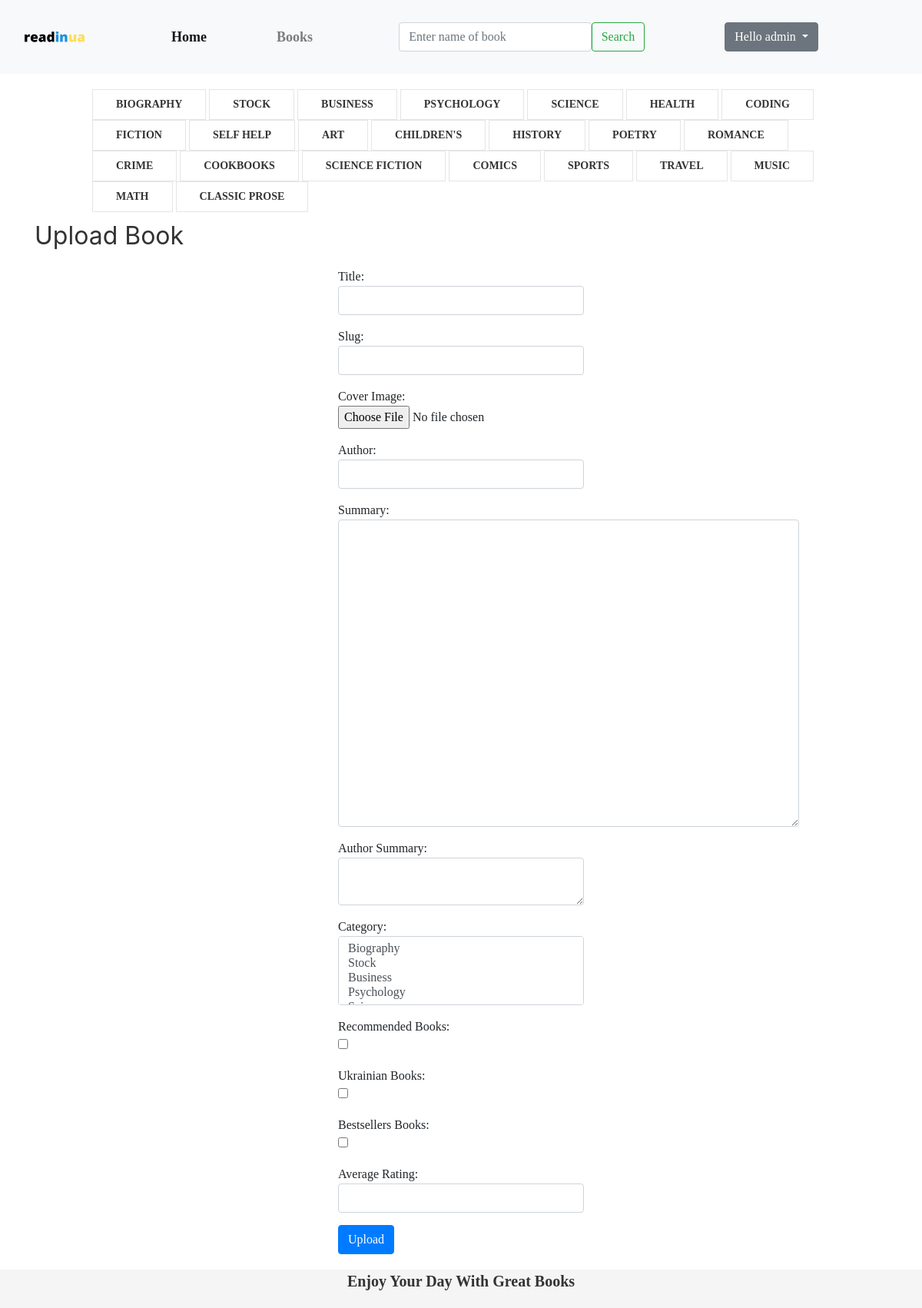
Page /book/upload-book/ (signed in) on the committed database.
### courseapp/models.py (models this page shows, shortened)
class Category(models.Model):
    name = models.CharField('Categories', max_length=50)
    slug = models.SlugField(max_length=50)

### courseapp/views.py (the view)
# urls.py: path('upload-book/', upload_book, name='upload_book'),
@login_required(login_url='login')
def upload_book(request):
    if request.method == 'POST':
        form = BookForm(request.POST, request.FILES)
        if form.is_valid():
            book = form.save(commit=False)
            book.save()
            form.save_m2m()
            print("Uploaded book data:")
            print("Title:", book.title)
            print("Cover Image:", book.cover_image)
            print("Author:", book.author)
            return redirect(reverse('book_detail', kwargs={'slug': book.slug}))
    else:
        form = BookForm()
    return render(request, 'upload_book.html', {'form': form})

### courseapp/forms.py
class BookForm(forms.ModelForm):
    class Meta:
        model = Book
        fields = ['title','slug', 'cover_image', 'author', 'summary',
                  'author_summary', 'category', 'recommended_books',
                  'ukrainian_books', 'bestsellers_books', 'average_rating']

### courseapp/context_processors.py (called while the page is built)
def category_links(request):
    category = Category.objects.all()
    return {'categories': category}

def book_search(request):
    search_form = BookSearchForm
    if request.method == 'POST':
        search_form = BookSearchForm(request.POST)
        if search_form.is_valid():
            search_form.save()
    return{'search_form': search_form}

### courseapp/templates/upload_book.html (shortened to what this page needs)
{% extends 'base.html' %}
{% block content %}
<div class="container">
  <h2>Upload Book</h2>
  <form method="post" enctype="multipart/form-data" action="{% url 'upload_book' %}">
    {% include 'upload_book_form.html' %}
  </form>
</div>
{% endblock %}

### templates/base.html (shortened to what this page needs)
{% load static %}
<!DOCTYPE html>
<html lang="en">
<head>
    <link rel = 'stylesheet' href ="{% static 'bootstrap/css/bootstrap.min.css' %}">
    <link rel = 'stylesheet' href ="{% static 'css/style.css' %}">
    <link rel = 'stylesheet' href ="{% static 'css/register.css' %}">
    <link rel = 'stylesheet' href ="{% static 'css/style.css' %}">
    <link rel = 'stylesheet' href ="{% static 'css/home.css' %}">
    <link rel = 'stylesheet' href ="{% static 'css/book_detail.css' %}">
    <link rel = 'stylesheet' href = "{% static 'uikit/css/uikit.css' %}">
</head>
<body>
  <nav class="navbar navbar-expand-lg navbar-light bg-light">
    <div class="container-fluid">
      <div id = 'logo'>
        <img src = "{% static 'img/readinua.png' %}">
      </div>
      <div class="collapse navbar-collapse" id="navbarSupportedContent" >
        <ul class="navbar-nav me-auto mb-2 mb-lg-0">
          <li class="nav-item">
            <a class="nav-link active" aria-current="page" href="{% url 'home' %}">Home</a>
          </li>
          <li class="nav-item">
            <a class="nav-link" href="{% url 'all_books' %}">Books</a>
          </li>
        </ul>
        <form class="d-flex" method = 'POST' action = "{% url 'book_search' %}" style="margin: 0px ;">
          {{search_form.name_of_book}}
          <button class="btn btn-outline-success" type="submit">Search</button>
        </form>
      <div style = 'width: auto; display: flex'>
        {% if user.is_authenticated and user.profile.is_editor %}
         <div class="dropdown">
          <button class="btn btn-secondary dropdown-toggle" type="button" id="dropdownMenuButton1" data-bs-toggle="dropdown" aria-expanded="false">
            Hello {{user.username}}
          </button>
          <ul class="dropdown-menu" aria-labelledby="dropdownMenuButton1">
            <li><a class="dropdown-item" href="{% url 'upload_book' %}">Upload Book</a></li>
            <li><a class="dropdown-item" href="{% url 'my_favorite_books' %}">My list</a></li>
            <li><a class="dropdown-item" href="{% url 'logout' %}">Logout</a></li>
          </ul>
        </div>
        {% elif user.is_authenticated %}
         <div class="dropdown">
          <button class="btn btn-secondary dropdown-toggle" type="button" id="dropdownMenuButton1" data-bs-toggle="dropdown" aria-expanded="false">
            Hello {{user.username}}
          </button>
        </div>
        {% else %}
          <a class="nav-link" href="{% url 'register' %}">
            <button type="button" class="btn btn-outline-primary">Sign Up</button></a>
            <a class="nav-link" href="{% url 'login' %}">
              <button type="button" class="btn btn-outline-success">Login</button>
            </a>
      {% endif %}
      </div>
      </div>
    </div>
  </nav>
      <p uk-margin style = "width: 80%; margin: auto; margin-top: 20px">
        {% for category in categories %}
        <a class="uk-button uk-button-default" href="{% url 'category_detail' category.slug %}"><strong>{{category.name}}</strong></a>
        {% endfor %}
    </p>
{% block content %}{% endblock %}
    <footer>
        <h4><strong>Enjoy Your Day With Great Books</strong></h4>
    </footer>
</body>
</html>

### courseapp/templates/upload_book_form.html (shortened to what this page needs)
<form method="post" enctype="multipart/form-data" action="{% url 'upload_book' %}">
  <div class="form-group">
    <label for="title">Title:</label>
    <input type="text" class="form-control" id="title" name="title" required>
  </div>
  <div class="form-group">
    <label for="slug">Slug:</label>
    <input type="text" class="form-control" id="slug" name="slug" required>
  </div>
  <div class="form-group">
    <label for="cover_image">Cover Image:</label>
    <input type="file" class="form-control-file" id="cover_image" name="cover_image">
  </div>
  <div class="form-group">
    <label for="author">Author:</label>
    <input type="text" class="form-control" id="author" name="author" required>
  </div>
  <div class="form-group">
    <label for="summary">Summary:</label>
    <textarea class="form-control" id="summary" name="summary" required></textarea>
  </div>
  <div class="form-group">
    <label for="author_summary">Author Summary:</label>
    <textarea class="form-control" id="author_summary" name="author_summary" required></textarea>
  </div>
  <div class="form-group">
    <label for="category">Category:</label>
    <select class="form-control" id="category" name="category" multiple required>
      {% for category in categories %}
      <option value="{{ category.id }}">{{ category.name }}</option>
      {% endfor %}
    </select>
  </div>
  <div class="form-group">
    <label for="recommended_books">Recommended Books:</label>
    <input type="checkbox" id="recommended_books" name="recommended_books">
  </div>
  <div class="form-group">
    <label for="ukrainian_books">Ukrainian Books:</label>
    <input type="checkbox" id="ukrainian_books" name="ukrainian_books">
  </div>
  <div class="form-group">
    <label for="bestsellers_books">Bestsellers Books:</label>
    <input type="checkbox" id="bestsellers_books" name="bestsellers_books">
  </div>
  <div class="form-group">
    <label for="average_rating">Average Rating:</label>
    <input type="number" class="form-control" id="average_rating" name="average_rating" step="0.1">
  </div>
  <button type="submit" class="btn btn-primary">Upload</button>
</form>

### static/css/style.css (style rules this page uses)
* { margin: 0px; padding: 0px; box-sizing: border-box; font-family: Calibri; }
header, footer { width: 100%; height: 50px; background-color: whitesmoke; display: flex; align-items: center; justify-content: space-around; }
#logo { width: 80px; height: 80px; }
#logo img { width: 100%; height: 100%; }
nav { overflow: none; }
.navbar-collapse { justify-content: space-evenly !important; }
.navbar-collapse ul { width: 200px !important; justify-content: space-between; }
.navbar-collapse ul li a { font-weight: bold; font-size: 18px; }
footer { display: flex; align-items: center; justify-content: center; }

### static/css/register.css (style rules this page uses)
* { box-sizing: border-box; }
form { width: 320px; height: auto; margin: auto; }
label { display: block !important; margin: 0px; }

### static/css/home.css (style rules this page uses)
.container { margin: 10px auto 20px auto; }

### static/css/book_detail.css (style rules this page uses)
* { padding: 0px; margin: 0px; box-sizing: border-box; }
#summary { width: 600px; height: 400px; padding: 10px 10px 10px 10px; font-size: 20px; text-align: justify; display: flex; align-items: center; justify-content: space-between; flex-direction: column; }

### rows in the picture
Category: name "BIOGRAPHY", {{ category.id }} 1 (drawn)
Category: name "STOCK", {{ category.id }} 2 (drawn)
Category: name "BUSINESS", {{ category.id }} 3 (drawn)
Category: name "PSYCHOLOGY", {{ category.id }} 4 (drawn)
Category: name "SCIENCE", {{ category.id }} 5 (drawn)
Category: name "HEALTH"
Category: name "CODING"
Category: name "FICTION"
Category: name "SELF HELP"
Category: name "ART"
Category: name "CHILDREN'S"
Category: name "HISTORY"
Category: name "POETRY"
Category: name "ROMANCE"
Category: name "CRIME"
Category: name "COOKBOOKS"
Category: name "SCIENCE FICTION"
Category: name "COMICS"
Category: name "SPORTS"
Category: name "TRAVEL"
Category: name "MUSIC"
Category: name "MATH"
Category: name "CLASSIC PROSE"

### other values in the picture
{{ user.username }} "admin"
